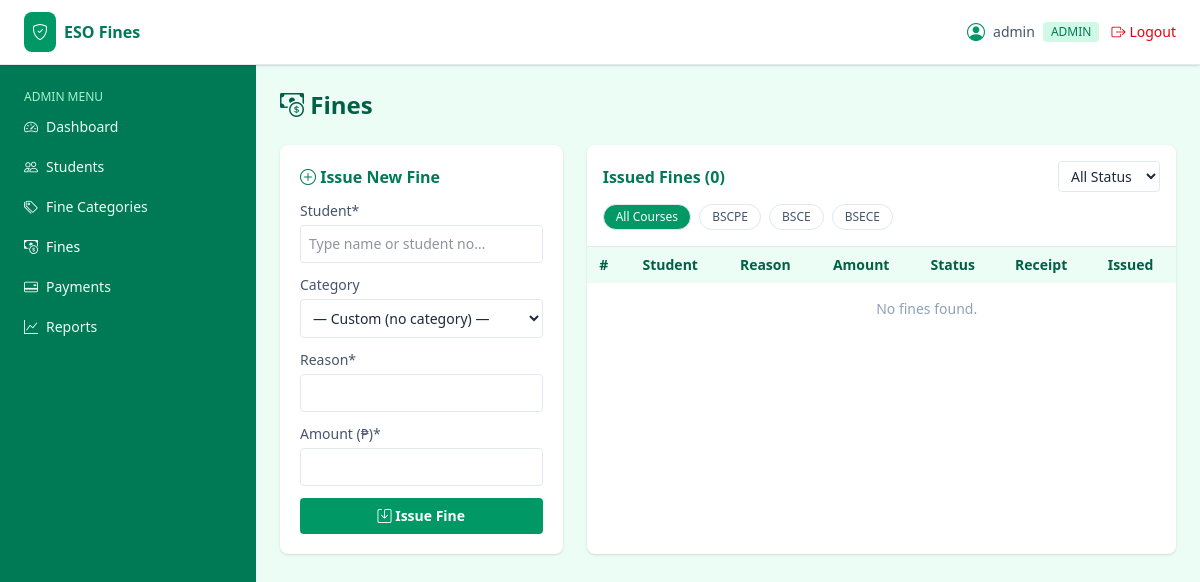
The app's page /admin/fines.php (signed in), older data.
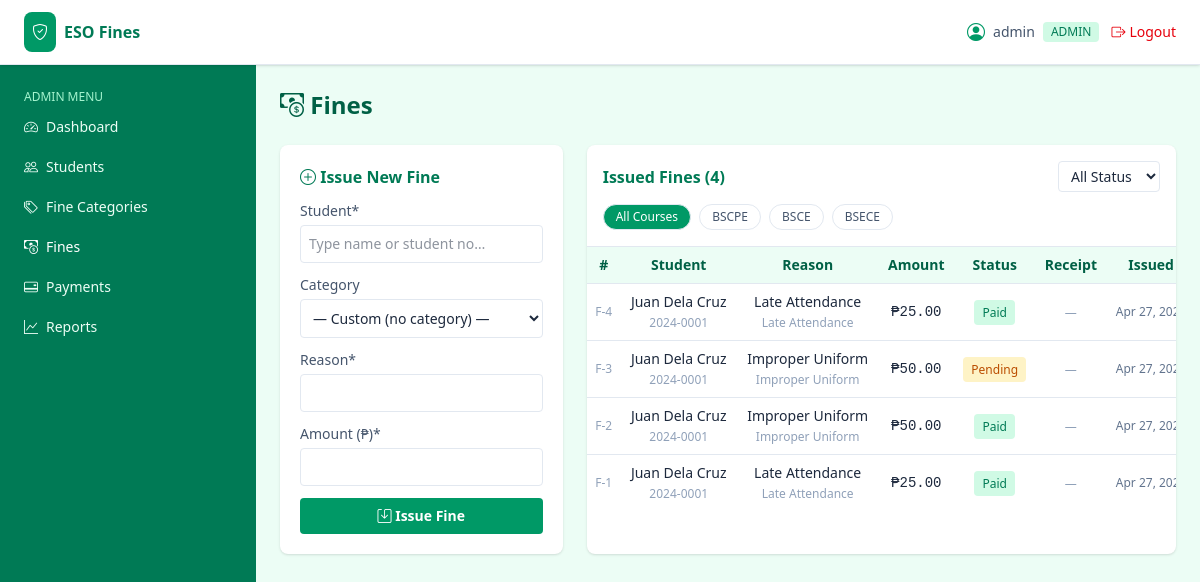
The same page, newer data.
### tables this page shows
CREATE TABLE `users` (
  `id` int(11) UNSIGNED NOT NULL,
  `username` varchar(60) NOT NULL,
  `email` varchar(120) NOT NULL,
  `password` varchar(255) NOT NULL,
  `role` enum('admin','student') NOT NULL DEFAULT 'student',
  `student_id` int(11) UNSIGNED DEFAULT NULL,
  `is_active` tinyint(1) NOT NULL DEFAULT 1,
  `created_at` timestamp NOT NULL DEFAULT current_timestamp()
);

CREATE TABLE `fines` (
  `id` int(11) UNSIGNED NOT NULL,
  `student_id` int(11) UNSIGNED NOT NULL,
  `category_id` int(11) UNSIGNED DEFAULT NULL,
  `amount` decimal(10,2) NOT NULL,
  `reason` varchar(255) NOT NULL,
  `status` enum('unpaid','pending','paid','cancelled') NOT NULL DEFAULT 'unpaid',
  `issued_by` int(11) UNSIGNED NOT NULL,
  `issued_at` timestamp NOT NULL DEFAULT current_timestamp(),
  `paid_at` timestamp NULL DEFAULT NULL
);

CREATE TABLE `students` (
  `id` int(11) UNSIGNED NOT NULL,
  `student_no` varchar(30) NOT NULL,
  `full_name` varchar(150) NOT NULL,
  `email` varchar(120) NOT NULL,
  `contact` varchar(20) DEFAULT NULL,
  `course` varchar(80) DEFAULT NULL,
  `year_level` varchar(20) DEFAULT NULL,
  `section` varchar(20) DEFAULT NULL,
  `created_at` timestamp NOT NULL DEFAULT current_timestamp()
);

CREATE TABLE `fine_categories` (
  `id` int(11) UNSIGNED NOT NULL,
  `name` varchar(100) NOT NULL,
  `default_amount` decimal(10,2) NOT NULL DEFAULT 0.00,
  `description` varchar(255) DEFAULT NULL,
  `is_active` tinyint(1) NOT NULL DEFAULT 1
);

### includes/db.php (called while the page is built, shortened)
<?php
function db() {
    static $pdo = null;
    if ($pdo === null) {
        $dsn = 'mysql:host=' . DB_HOST . ';port=' . DB_PORT . ';dbname=' . DB_NAME . ';charset=utf8mb4';
        try {
            $pdo = new PDO($dsn, DB_USER, DB_PASS, [
                PDO::ATTR_ERRMODE            => PDO::ERRMODE_EXCEPTION,
                PDO::ATTR_DEFAULT_FETCH_MODE => PDO::FETCH_ASSOC,
                PDO::ATTR_EMULATE_PREPARES   => false,
            ]);
        } catch (PDOException $e) {
            http_response_code(500);
            die('Database connection failed: ' . htmlspecialchars($e->getMessage()));
        }
    }
    return $pdo;
}
function db_all($sql, $params = []) {
    $stmt = db()->prepare($sql);
    $stmt->execute($params);
    return $stmt->fetchAll();
}
function db_one($sql, $params = []) {
    $stmt = db()->prepare($sql);
    $stmt->execute($params);
    return $stmt->fetch();
}

### includes/auth.php (called while the page is built, shortened)
<?php
require_once __DIR__ . '/db.php';
require_once __DIR__ . '/functions.php';
function current_user() {
    static $cache = null;
    if ($cache !== null && $cache['id'] === (int)$_SESSION['user_id']) return $cache;
    $cache = db_one('SELECT * FROM users WHERE id = ? AND is_active = 1', [$_SESSION['user_id']]);
    return $cache ?: null;
}
function check_session_timeout() {
    if (!current_user()) return;
}
function require_login() {
    check_session_timeout();
}
function require_role($role) {
    require_login();
}

### includes/functions.php (called while the page is built, shortened)
<?php
function e($val) {
    return htmlspecialchars((string)$val, ENT_QUOTES, 'UTF-8');
}
function peso($n) {
    return '₱' . number_format((float)$n, 2);
}
function fdate($d, $fmt = 'M d, Y h:i A') {
    $ts = is_numeric($d) ? (int)$d : strtotime($d);
    return $ts ? date($fmt, $ts) : '—';
}
function getq($key, $default = '') {
    return isset($_GET[$key]) ? trim($_GET[$key]) : $default;
}
function is_active($file) {
    return basename($_SERVER['SCRIPT_NAME']) === $file
        ? 'bg-emerald-700 text-white'
        : 'text-emerald-50 hover:bg-emerald-600/40';
}

### admin/fines.php (the view, shortened to what this page needs)
<?php
require_once __DIR__ . '/../includes/auth.php';
require_role('admin');
$categories = db_all('SELECT * FROM fine_categories WHERE is_active = 1 ORDER BY name');
$status  = getq('status');
$course  = getq('course');
$wheres  = [];
$params  = [];
$where = $wheres ? 'WHERE ' . implode(' AND ', $wheres) : '';
$fines = db_all("
    SELECT f.*, s.student_no, s.full_name, s.course AS student_course,
           c.name AS category_name, u.username AS issuer,
           p.id AS payment_id, p.receipt_path, p.reference_no AS pay_ref, p.status AS pay_status
    FROM fines f
    JOIN students s   ON s.id = f.student_id
    LEFT JOIN fine_categories c ON c.id = f.category_id
    JOIN users u      ON u.id = f.issued_by
    LEFT JOIN payments p ON p.id = (
        SELECT id FROM payments WHERE fine_id = f.id ORDER BY id DESC LIMIT 1
    )
    $where
    ORDER BY f.issued_at DESC", $params);
include __DIR__ . '/../templates/header.php';
include __DIR__ . '/../templates/sidebar.php';
?>
<h1 class="text-2xl font-bold text-emerald-800 mb-6"><i class="bi bi-cash-coin"></i> Fines</h1>
<div class="grid grid-cols-1 lg:grid-cols-3 gap-6">
  <div class="bg-white rounded-lg shadow p-5 lg:col-span-1">
    <h2 class="font-semibold text-emerald-700 mb-3"><i class="bi bi-plus-circle"></i> Issue New Fine</h2>
    <form action="<?= APP_URL ?>/actions/fine_save.php" method="POST" class="space-y-3 text-sm">
      <div class="relative" id="studentPickerWrap">
        <label class="block text-slate-600 mb-1">Student*</label>
        <input type="text" id="studentSearch" autocomplete="off" placeholder="Type name or student no…"
               class="w-full border rounded p-2 text-sm focus:ring focus:ring-emerald-200 outline-none">
      </div>
      <div>
        <label class="block text-slate-600 mb-1">Category</label>
        <select name="category_id" id="catSelect" class="w-full border rounded p-2">
          <option value="">— Custom (no category) —</option>
        </select>
      </div>
      <div>
        <label class="block text-slate-600 mb-1">Reason*</label>
        <input name="reason" id="reasonInput" required class="w-full border rounded p-2">
      </div>
      <div>
        <label class="block text-slate-600 mb-1">Amount (₱)*</label>
        <input name="amount" id="amountInput" type="number" min="1" step="0.01" required class="w-full border rounded p-2">
      </div>
      <button class="w-full bg-emerald-600 hover:bg-emerald-700 text-white py-2 rounded font-semibold">
        <i class="bi bi-save"></i> Issue Fine
      </button>
    </form>
  </div>
  <div class="bg-white rounded-lg shadow lg:col-span-2">
    <div class="p-4 border-b">
      <div class="flex items-center justify-between flex-wrap gap-2 mb-3">
        <h2 class="font-semibold text-emerald-700">Issued Fines (<?= count($fines) ?>)</h2>
        <form method="GET" class="text-sm flex items-center gap-2">
          <select name="status" onchange="this.form.submit()" class="border rounded px-2 py-1">
            <option value="">All Status</option>
          </select>
        </form>
      </div>
      <div class="flex items-center gap-2 text-xs font-medium overflow-x-auto flex-nowrap">
        <?php
        $courseFilters = ['' => 'All Courses', 'BSCPE' => 'BSCPE', 'BSCE' => 'BSCE', 'BSECE' => 'BSECE'];
        foreach ($courseFilters as $val => $label):
          $active = $course === $val;
          $href   = '?' . http_build_query(array_filter(['status' => $status, 'course' => $val]));
        ?>
           <a href="<?= $href ?>"
             class="px-3 py-1 rounded-full border whitespace-nowrap <?= $active ? 'bg-emerald-600 text-white border-emerald-600' : 'text-slate-600 border-slate-300 hover:bg-emerald-50' ?>">
            <?= $label ?>
          </a>
        <?php endforeach; ?>
      </div>
    </div>
    <div class="overflow-x-auto desktop-table">
      <table class="w-full text-sm min-w-[680px]">
        <thead class="bg-emerald-50 text-emerald-800">
          <tr>
            <th class="text-left p-2">#</th>
            <th class="text-left p-2">Student</th>
            <th class="text-left p-2">Reason</th>
            <th class="text-right p-2">Amount</th>
            <th class="p-2">Status</th>
            <th class="p-2">Receipt</th>
            <th class="p-2">Issued</th>
            <th class="p-2">Actions</th>
          </tr>
        </thead>
        <tbody>
        <?php foreach ($fines as $f): ?>
          <tr class="border-t hover:bg-emerald-50/40">
            <td class="p-2 text-xs text-slate-400">F-<?= e($f['id']) ?></td>
            <td class="p-2"><?= e($f['full_name']) ?><br><span class="text-xs text-slate-400"><?= e($f['student_no']) ?></span></td>
            <td class="p-2"><?= e($f['reason']) ?><br><span class="text-xs text-slate-400"><?= e($f['category_name']) ?></span></td>
            <td class="p-2 text-right font-mono"><?= peso($f['amount']) ?></td>
            <td class="p-2 text-center"><?php
              $cls = [
                'unpaid'    => 'bg-red-100 text-red-700',
                'pending'   => 'bg-amber-100 text-amber-700',
                'paid'      => 'bg-emerald-100 text-emerald-700',
                'cancelled' => 'bg-slate-100 text-slate-600',
              ][$f['status']];
              echo '<span class="text-xs px-2 py-1 rounded ' . $cls . '">' . e(ucfirst($f['status'])) . '</span>';
            ?></td>
            <td class="p-2 text-center">
              <?php if ($f['receipt_path']): ?>
                <button type="button" onclick="showReceipt('<?= APP_URL ?>/<?= e($f['receipt_path']) ?>')"
                        class="text-xs bg-sky-100 text-sky-700 hover:bg-sky-200 px-2 py-1 rounded border border-sky-200">
                  <i class="bi bi-image"></i> View
                </button>
              <?php elseif ($f['pay_status'] === 'initiated'): ?>
                <span class="text-xs text-amber-500 italic">Awaiting…</span>
              <?php else: ?>
                <span class="text-xs text-slate-400">—</span>
              <?php endif; ?>
            </td>
            <td class="p-2 text-xs text-slate-500"><?= e(fdate($f['issued_at'], 'M d, Y')) ?></td>
          </tr>
        <?php endforeach; if (!$fines): ?>
          <tr><td colspan="8" class="p-4 text-center text-slate-400">No fines found.</td></tr>
        <?php endif; ?>
        </tbody>
      </table>
    </div>
  </div>
</div>
<?php include __DIR__ . '/../templates/footer.php'; ?>

### templates/header.php (shortened to what this page needs)
<?php
require_once __DIR__ . '/../includes/auth.php';
$user = current_user();
?>
<!DOCTYPE html>
<html lang="en">
<head>
<link id="tw-css" rel="stylesheet" href="<?= APP_URL ?>/assets/css/tailwind.min.css">
<link id="bi-css" rel="stylesheet" href="<?= APP_URL ?>/assets/css/bootstrap-icons.min.css">
</head>
<body class="bg-emerald-50 text-slate-800 min-h-screen">
<header class="bg-white border-b border-emerald-100 sticky top-0 z-30 shadow-sm">
  <div class="flex items-center justify-between px-4 md:px-6 py-3">
    <div class="flex items-center gap-3">
      <a href="<?= APP_URL ?>" class="flex items-center gap-2">
        <span class="bg-emerald-600 text-white p-2 rounded-lg"><i class="bi bi-shield-check"></i></span>
        <span class="font-bold text-emerald-700">ESO Fines</span>
      </a>
    </div>
    <div class="flex items-center gap-3">
      <span class="hidden sm:flex items-center gap-2 text-sm text-slate-600">
        <i class="bi bi-person-circle text-emerald-600 text-lg"></i>
        <?= e($user['username']) ?>
        <span class="text-xs uppercase bg-emerald-100 text-emerald-700 px-2 py-0.5 rounded"><?= e($user['role']) ?></span>
      </span>
      <a href="<?= APP_URL ?>/actions/logout.php" class="text-sm text-red-600 hover:underline flex items-center gap-1">
        <i class="bi bi-box-arrow-right"></i> Logout
      </a>
    </div>
  </div>
</header>
<div class="flex">

### templates/sidebar.php (shortened to what this page needs)
<?php
$user = current_user();
$role = $user['role'];
?>
<aside id="sidebar"
  class="sidebar-hidden md:translate-x-0 fixed top-0 md:top-[61px]
    left-0 z-20 w-64 shrink-0
              bg-emerald-700 text-white pt-[4.5rem] md:pt-4 transition-transform duration-200
              h-screen md:h-[calc(100vh-61px)] overflow-y-auto"
  <nav class="px-3 space-y-1 text-sm">
  <?php if ($role === 'admin'): ?>
    <p class="px-3 pt-3 text-emerald-200 uppercase text-xs">Admin Menu</p>
    <a href="<?= APP_URL ?>/admin/dashboard.php" class="flex items-center gap-2 px-3 py-2 rounded <?= is_active('dashboard.php') ?>">
      <i class="bi bi-speedometer2"></i> Dashboard
    </a>
    <a href="<?= APP_URL ?>/admin/students.php" class="flex items-center gap-2 px-3 py-2 rounded <?= is_active('students.php') ?>">
      <i class="bi bi-people"></i> Students
    </a>
    <a href="<?= APP_URL ?>/admin/categories.php" class="flex items-center gap-2 px-3 py-2 rounded <?= is_active('categories.php') ?>">
      <i class="bi bi-tags"></i> Fine Categories
    </a>
    <a href="<?= APP_URL ?>/admin/fines.php" class="flex items-center gap-2 px-3 py-2 rounded <?= is_active('fines.php') ?>">
      <i class="bi bi-cash-coin"></i> Fines
    </a>
    <a href="<?= APP_URL ?>/admin/payments.php" class="flex items-center gap-2 px-3 py-2 rounded <?= is_active('payments.php') ?>">
      <i class="bi bi-credit-card-2-back"></i> Payments
    </a>
    <a href="<?= APP_URL ?>/admin/reports.php" class="flex items-center gap-2 px-3 py-2 rounded <?= is_active('reports.php') ?>">
      <i class="bi bi-graph-up"></i> Reports
    </a>
  <?php endif; ?>
  </nav>
</aside>
<main class="flex-1 min-w-0 w-full p-4 md:p-6 md:ml-64">

### templates/footer.php (shortened to what this page needs)
</main>
</div>
</body>
</html>

### templates/header.php (style rules this page uses)
*, *::before, *::after { border-color: #e2e8f0; }
body { font-family: 'Segoe UI', Tahoma, Geneva, Verdana, sans-serif; }
.sidebar-hidden { transform: translateX(-100%); }
main table th, main table td { text-align: center !important; vertical-align: middle; }
@media (min-width: 768px) { .sidebar-hidden { transform: none; } }

Row changes from the older to the newer data that the page shows:
added fines: id "4", student.full_name "Juan Dela Cruz", student.student_no "2024-0001", reason "Late Attendance", category.name "Late Attendance", amount "₱25.00", status "Paid", issued_at "Apr 27,…"
added fines: id "3", student.full_name "Juan Dela Cruz", student.student_no "2024-0001", reason "Improper Uniform", category.name "Improper Uniform", amount "₱50.00", status "Pending", issued_at "Apr 27,…"
added fines: id "2", student.full_name "Juan Dela Cruz", student.student_no "2024-0001", reason "Improper Uniform", category.name "Improper Uniform", amount "₱50.00", status "Paid", issued_at "Apr 27,…"
added fines: id "1", student.full_name "Juan Dela Cruz", student.student_no "2024-0001", reason "Late Attendance", category.name "Late Attendance", amount "₱25.00", status "Paid", issued_at "Apr 27,…"
Text that changed along with them:
count($fines): "0" → "4"
text no longer shown: "No fines found."
